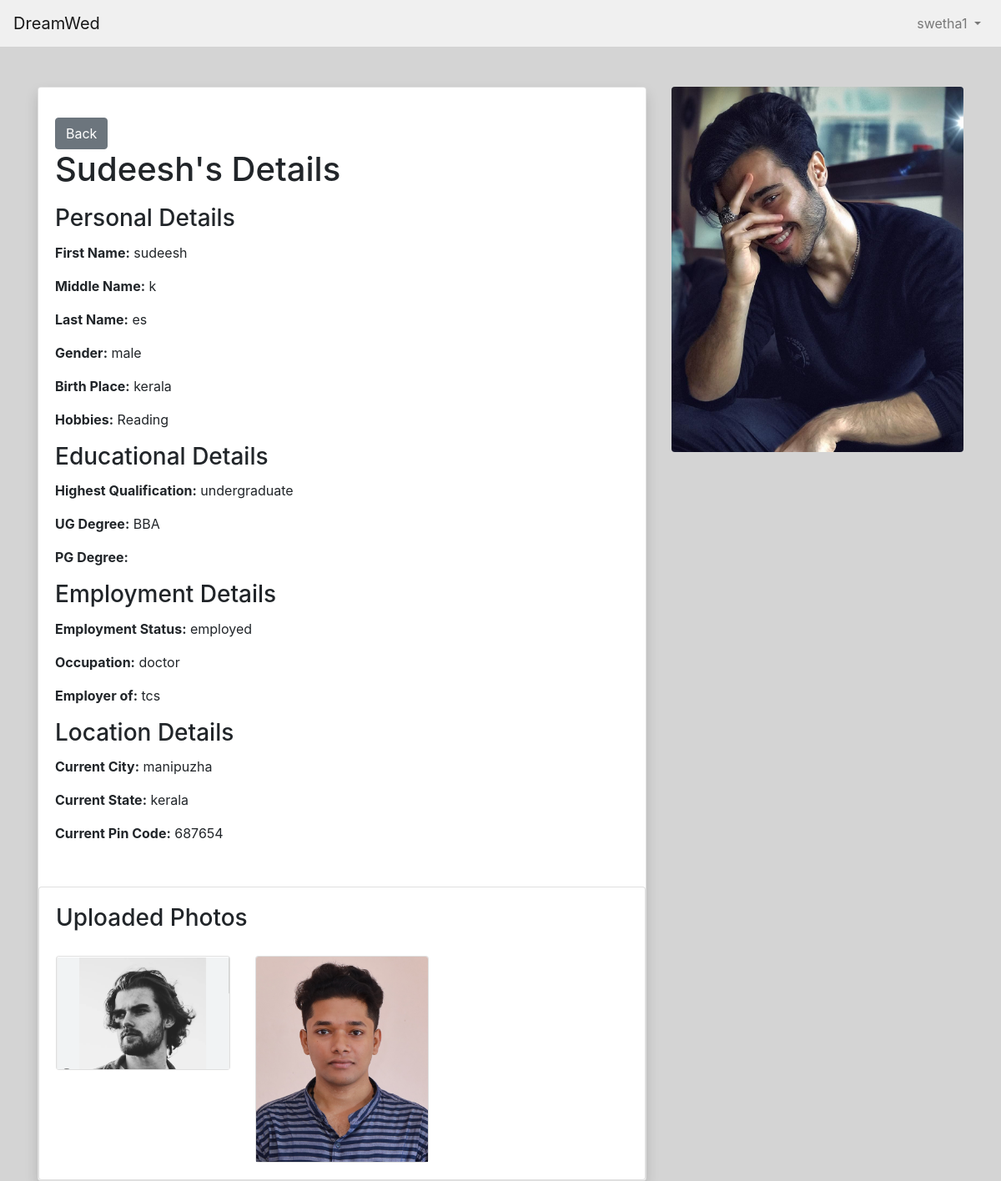
The app's page /myadmin/profile_admin/64/ (signed in) with its own data.
### matrimony/models.py (models this page shows, shortened)
class PersonalDetails(models.Model):
    user = models.OneToOneField(User, on_delete=models.CASCADE)  # Create a one-to-one relationship with the User model
    first_name = models.CharField(max_length=100)
    middle_name = models.CharField(max_length=100,blank=True, null=True)
    last_name = models.CharField(max_length=100)
    gender = models.CharField(max_length=10)
    birth_place = models.CharField(max_length=100)
    address = models.CharField(max_length=100)
    date_of_birth = models.DateField()
    blood_group = models.CharField(max_length=10)
    phone_number = models.CharField(max_length=15,unique=True)
    profile_image = models.ImageField(upload_to='profile_images/', blank=True, null=True)  # Define the profile image field
    mother_tongue = models.CharField(max_length=100)
    religion = models.CharField(max_length=100)
    sector = models.CharField(max_length=100)
    perso_fill = models.BooleanField(default=False)
    marital_status = models.CharField(max_length=100)
    about_you = models.TextField(blank=True)
    aadhar_card = models.FileField(upload_to='aadhar_cards/', blank=True, null=True)
    aadhar_valid = models.BooleanField(default=True)
    hobbies = models.ManyToManyField(Hobby, blank=True,null=True)

class Hobby(models.Model):
    name = models.CharField(max_length=255)

class EducationalDetails(models.Model):
    user = models.ForeignKey(User, on_delete=models.CASCADE)  # Create a foreign key relationship with the User model
    highest_qualification = models.CharField(max_length=100)
    ug_degree = models.CharField(max_length=100,blank=True)
    pg_degree = models.CharField(max_length=100,blank=True,null=True)
    doctorate_field = models.CharField(max_length=100,blank=True,null=True)
    grad_year = models.DateField()
    college_institution = models.CharField(max_length=100)
    educ_fill = models.BooleanField(default=False)

class EmploymentDetails(models.Model):
    user = models.ForeignKey(User, on_delete=models.CASCADE)  # Create a foreign key relationship with the User model
    employment_status = models.CharField(max_length=100)
    occupation = models.CharField(max_length=100, blank=True)
    employerof = models.CharField(max_length=100, blank=True)
    annual_income = models.CharField(max_length=100, blank=True)
    industry = models.CharField(max_length=100, blank=True)
    job_location = models.CharField(max_length=100, blank=True)
    about_job = models.TextField(blank=True)
    working_hours = models.CharField(max_length=100, blank=True)
    social_link = models.URLField(blank=True)
    empl_fill = models.BooleanField(default=False)

class LocationDetails(models.Model):
    user = models.ForeignKey(User, on_delete=models.CASCADE)
    current_city = models.CharField(max_length=100)
    current_state = models.CharField(max_length=100)
    current_pin_code = models.CharField(max_length=20)
    willing_to_move = models.CharField(max_length=3)
    additional_comments = models.TextField(blank=True)
    location_photos = models.ImageField(upload_to='location_photos/', blank=True, null=True)
    loca_fill = models.BooleanField(default=False)
    is_email_verified = models.BooleanField(default=False)
    email_verification_token = models.CharField(max_length=200, blank=True, null=True)

class Image(models.Model):
    image_upload = models.ForeignKey(ImageUpload, on_delete=models.CASCADE, null=True, blank=True)
    image = models.ImageField(upload_to='user_images/')
    from django.db import models

### myadmin/views.py (the view)
# urls.py: path('profile_admin/<int:user_id>/', views.user_detail_admin, name='user_detail_admin'),
def user_detail_admin(request, user_id):
    user = get_object_or_404(User, id=user_id)
    viewed_user = user  # Store the user being viewed
    personal_details = get_object_or_404(PersonalDetails, user=user)
    try:
        family_details = FamilyDetails.objects.get(user=user)
    except FamilyDetails.DoesNotExist:
        family_details = None
    try:
        educational_details = EducationalDetails.objects.get(user=user)
    except EducationalDetails.DoesNotExist:
        educational_details = None
    try:
        employment_details = EmploymentDetails.objects.get(user=user)
    except EmploymentDetails.DoesNotExist:
        employment_details = None
    try:
        location_details = LocationDetails.objects.get(user=user)
    except LocationDetails.DoesNotExist:
        location_details = None
    try:
        interests = Interest.objects.filter(receiver=user)
    except Interest.DoesNotExist:
        interests = None
    user_images = Image.objects.filter(image_upload__user=user)
    activity_exists = UserActivity.objects.filter(
        Q(user=request.user, viewed_user=viewed_user) |
        Q(user=viewed_user, viewed_user=request.user)
    ).exists()
    context = {
        'user': user,
        'personal_details': personal_details,
        'family_details': family_details,
        'educational_details': educational_details,
        'employment_details': employment_details,
        'location_details': location_details,
        'hobbies': personal_details.hobbies.all(),
        'user_images': user_images,
        'interests': interests,
    }
    if request.user != viewed_user:
        activity, created = UserActivity.objects.update_or_create(
            user=request.user,
            viewed_user=viewed_user,
            defaults={'viewed_details': True}
        )
    if not created:
        activity.viewed_details = True
        activity.save()
    return render(request, 'myadmin/user_detail_admin.html', context)

### myadmin/templates/myadmin/user_detail_admin.html (shortened to what this page needs)
{% load static %}
<!DOCTYPE html>
<head>
    <link rel="stylesheet" href="https://maxcdn.bootstrapcdn.com/bootstrap/4.5.2/css/bootstrap.min.css">
</head>
<body style="background-color: #d4d4d4;">
    <nav class="navbar navbar-expand-lg navbar-light" style="background-color: #f0f0f0;">
        <a class="navbar-brand" href="#">DreamWed</a>
        <div class="collapse navbar-collapse" id="navbarNav">
            <ul class="navbar-nav ml-auto">
                <li class="nav-item dropdown">
                    <a class="nav-link dropdown-toggle" href="#" id="profileDropdown" role="button" data-toggle="dropdown" aria-haspopup="true" aria-expanded="false">
                        {{ request.user.username }}
                    </a>
                </li>
            </ul>
        </div>
    </nav>
    <div class="container mt-5">
        <div class="row">
            <div class="col-md-8">
                <div class="card shadow">
                    <div class="card-body">
                        <a href="{% url 'myadmin:myadmin' %}" class="btn btn-secondary mt-3">Back</a>
                        <h1 class="card-title">{{ personal_details.first_name |title }}'s Details</h1>
                        <h3 class="card-title">Personal Details</h3>
                        <p><strong>First Name:</strong> {{ personal_details.first_name }}</p>
                        <p><strong>Middle Name:</strong> {{ personal_details.middle_name }}</p>
                        <p><strong>Last Name:</strong> {{ personal_details.last_name }}</p>
                        <p><strong>Gender:</strong> {{ personal_details.gender }}</p>
                        <p><strong>Birth Place:</strong> {{ personal_details.birth_place }}</p>
                        <p><strong>Hobbies:</strong>
                            {% if personal_details.hobbies.all %}
                                {% for hobby in personal_details.hobbies.all %}
                                    {{ hobby.name }}{% if not forloop.last %}, {% endif %}
                                {% endfor %}
                            {% else %}
                                Not available
                            {% endif %}
                        </p>
                        <h3 class="card-title">Educational Details</h3>
                        {% if educational_details %}
                            <p><strong>Highest Qualification:</strong> {{ educational_details.highest_qualification }}</p>
                            <p><strong>UG Degree:</strong> {{ educational_details.ug_degree }}</p>
                            <p><strong>PG Degree:</strong> {{ educational_details.pg_degree }}</p>
                        {% else %}
                            <p>No educational details available.</p>
                        {% endif %}
                        <h3 class="card-title">Employment Details</h3>
                        {% if employment_details %}
                            <p><strong>Employment Status:</strong> {{ employment_details.employment_status }}</p>
                            <p><strong>Occupation:</strong> {{ employment_details.occupation }}</p>
                            <p><strong>Employer of:</strong> {{ employment_details.employerof }}</p>
                        {% else %}
                            <p>No employment details available.</p>
                        {% endif %}
                        <h3 class="card-title">Location Details</h3>
                        {% if location_details %}
                            <p><strong>Current City:</strong> {{ location_details.current_city }}</p>
                            <p><strong>Current State:</strong> {{ location_details.current_state }}</p>
                            <p><strong>Current Pin Code:</strong> {{ location_details.current_pin_code }}</p>
                        {% else %}
                            <p>No location details available.</p>
                        {% endif %}
                    </div>
<div class="card mt-3">
    <div class="card-body">
        <h3 class="card-title">Uploaded Photos</h3>
        <div class="row">
            {% if user_images %}
                {% for user_image in user_images %}
                    <div class="col-md-4 mt-3">
                        <div class="card">
                            <img src="{{ user_image.image.url }}" alt="User Image" class="card-img-top img-fluid">
                        </div>
                    </div>
                {% endfor %}
            {% else %}
                <div class="col-12">
                    <p>No photos uploaded yet.</p>
                </div>
            {% endif %}
        </div>
    </div>
</div>
                </div>
            </div>
            <div class="col-md-4">
                <img src="{{ personal_details.profile_image.url }}" class="img-fluid rounded" alt="Profile Picture">
            </div>
        </div>
    </div>
</body>
</html>

### records on screen
PersonalDetails: first_name "Sudeesh", first_name "sudeesh", middle_name "k", last_name "es", gender "male", birth_place "kerala", profile_image (picture)
Hobby: name "Reading"
EducationalDetails: highest_qualification "undergraduate", ug_degree "BBA"
EmploymentDetails: employment_status "employed", occupation "doctor", employerof "tcs"
LocationDetails: current_city "manipuzha", current_state "kerala", current_pin_code "687654"
Image: image (picture)
Image: image (picture)

### other values on screen
{{ request.user.username }} "swetha1"
